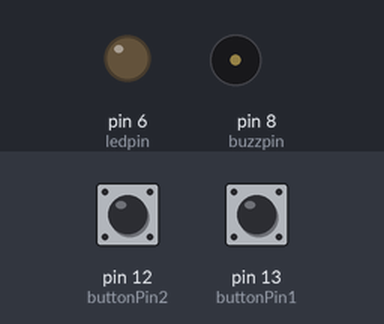
This sketch was run on a simulated Arduino Uno, built with avr-gcc and run on an emulated ATmega328P. On the bench: output pins drawn as LEDs (lit = HIGH), buzzer (waves = sounding, pin HIGH). Inputs (shaded band) come from the test bench; at power-on: pin 12 (buttonPin2) HIGH, pin 13 (buttonPin1) HIGH. What the sketch prints to the serial monitor is not drawn.

Above: at 1.8 s.
1.9 s: pin 12 (buttonPin2) pulled LOW for 3.2 s
At 2.9 s:
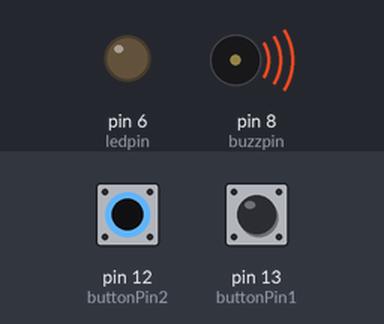
7.5 s: pin 13 (buttonPin1) pulled LOW for 0.6 s
At 9.7 s:
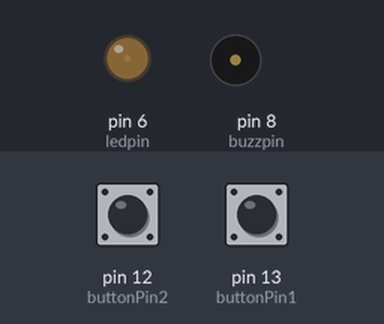
10.0 s: pin 12 (buttonPin2) pulled LOW for 0.6 s
At 10.9 s:
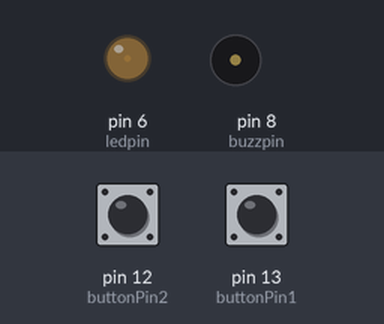
12.5 s: pin 13 (buttonPin1) pulled LOW for 1 s
At 13.4 s:
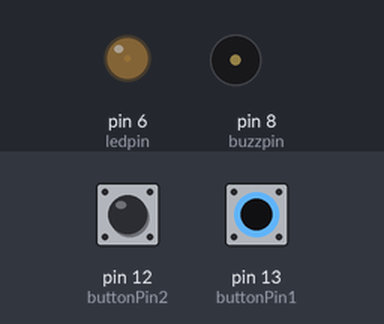
15.0 s: pin 12 (buttonPin2) pulled LOW for 1 s
At 15.9 s:
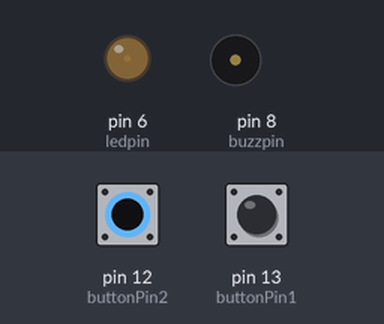
Timing chart, 0 to 18.0 s (numbered marks = the images above; inputs shaded):
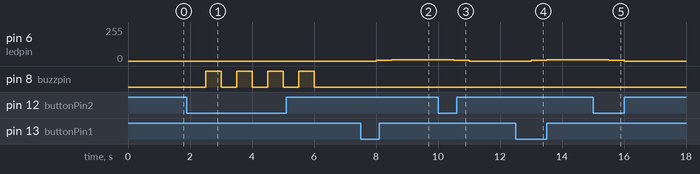

Measured:
- after the input at 1.9 s, pin 8 (buzzpin): alternates HIGH for 0.50 s and LOW for 0.50 s, 8 changes in all, then stays LOW, starting after 0.60 s
- after the input at 7.5 s, pin 6 (ledpin): 0/255 → 5/255 after 0.50 s, → 10/255 0.50 s later
- after the input at 10.0 s, pin 6 (ledpin): 10/255 → 5/255 after 0.51 s, → 0/255 0.50 s later
- after the input at 12.5 s, pin 6 (ledpin): 0/255 → 5/255 after 0.51 s, → 10/255 0.50 s later
- after the input at 15.0 s, pin 6 (ledpin): 10/255 → 5/255 after 0.51 s, → 0/255 0.50 s later

The sketch:

leddimmable_pushbutton_buzzer.ino
```cpp
int buttonPin1 = 13;
int buttonPin2 = 12;
int buttonVal1;
int buttonVal2;
int dt = 500;
int ledbright = 0;
int ledpin = 6;
int buzzpin = 8;


void setup() {
  pinMode(buttonPin1, INPUT);
  pinMode(buttonPin2, INPUT);
  Serial.begin(9600);
  pinMode(ledpin, OUTPUT);
  pinMode(buzzpin, OUTPUT);

}

void loop() {
  buttonVal1 = digitalRead(buttonPin1);
  buttonVal2 = digitalRead(buttonPin2);
  Serial.print("Button 1: ");
  Serial.print(buttonVal1);
  Serial.print(", ");
  Serial.print("Button 2: ");
  Serial.print(buttonVal2);
  delay(dt);
  if (buttonVal1==0){
    ledbright=ledbright+5;
  }
  if (buttonVal2==0){
    ledbright=ledbright-5;
  }
  if (ledbright>255){
    ledbright=255;
    digitalWrite(buzzpin, HIGH);
    delay(dt);
    digitalWrite(buzzpin, LOW);

  }
  if (ledbright<0){
    ledbright=0;
    digitalWrite(buzzpin, HIGH);
    delay(dt);
    digitalWrite(buzzpin, LOW);
  }

  analogWrite(ledpin, ledbright);
}
```
